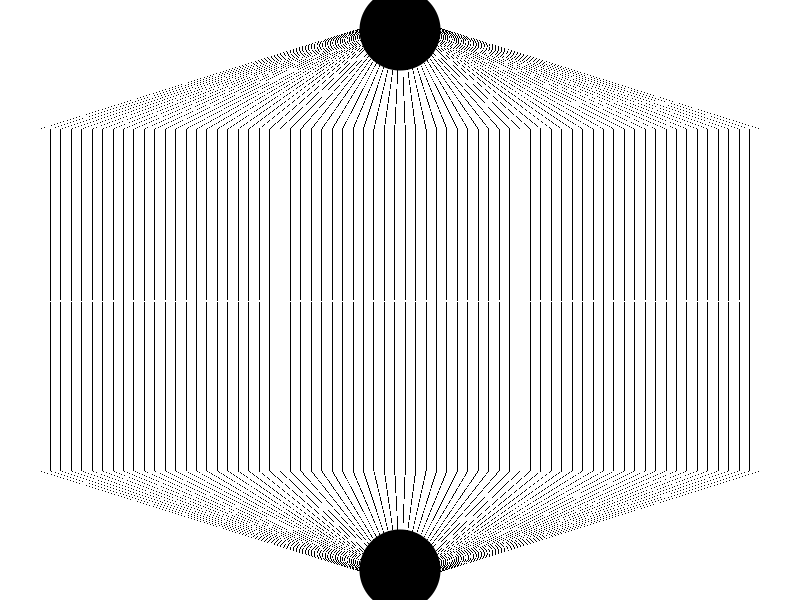

Generate this figure with R:
plotLith<-function(file='lith.pdf',width=1,height=2,buffer=.05,holeDiameter=.1,nLine=70,mainLwd=30,constrictWidth=2,constrictLength=30,constrictRamp=constrictLength*3){
  #convert microns to inches
  mi2in<-3.93701e-5
  mainLwdIn<-mainLwd*mi2in
  constrictWidthIn<-constrictWidth*mi2in
  #cairo_pdf to avoid resolution issues
  cairo_pdf(file,width=width,height=height)
    #no margins
    par(mar=c(0,0,0,0))
    #empty plot
    plot(1,1,type='n',xlab='',ylab='',ylim=c(0,height),xlim=c(0,width),bty='n',xaxt='n',yaxt='n',xaxs='i',yaxs='i')
    #hole positions
    topHole<-c(width/2,height-buffer-holeDiameter/2)
    bottomHole<-c(width/2,buffer+holeDiameter/2)
    #top hole
    plotrix::draw.circle(topHole[1],topHole[2],radius=holeDiameter/2,col='black')
    #bottom hole
    plotrix::draw.circle(bottomHole[1],bottomHole[2],radius=holeDiameter/2,col='black')
    #line coordinates
    linePos<-seq(buffer,width-buffer,length.out=nLine)
    circlePos<-seq(topHole[1]-holeDiameter/2.1,topHole[1]+holeDiameter/2.1,length.out=nLine)
    lineTop<-buffer+(height-buffer*2)*.8
    lineBottom<-buffer+(height-buffer*2)*.2
    lineMid<-(lineTop+lineBottom)/2
    constrictBottom<-lineMid-(constrictLength+constrictRamp*2)*mi2in
    topRampBottom<-lineMid-constrictRamp*mi2in
    bottomRampTop<-lineMid-(constrictLength+constrictRamp)*mi2in
    #top to mid
    rect(linePos-mainLwdIn/2,lineMid,linePos+mainLwdIn/2,lineTop,col='black',border=NA)
    #bottom to mid
    rect(linePos-mainLwdIn/2,constrictBottom,linePos+mainLwdIn/2,lineBottom,col='black',border=NA)
    #just extend whole way to reduce connection problems
    rect(linePos-constrictWidthIn/2,lineMid,linePos+constrictWidthIn/2,constrictBottom,col='black',border=NA)
    #top ramp
    polyDf<-do.call(rbind,lapply(linePos,function(xx)data.frame('x'=c(xx-mainLwdIn/2,xx+mainLwdIn/2,xx+constrictWidthIn/2,xx-constrictWidthIn/2,NA),'y'=c(constrictBottom,constrictBottom,bottomRampTop,bottomRampTop,NA))))
    polygon(polyDf$x,polyDf$y,col='black',border=NA)
    #bottom ramp
    polyDf<-do.call(rbind,lapply(linePos,function(xx)data.frame('x'=c(xx-mainLwdIn/2,xx+mainLwdIn/2,xx+constrictWidthIn/2,xx-constrictWidthIn/2,NA),'y'=c(lineMid,lineMid,topRampBottom,topRampBottom,NA))))
    polygon(polyDf$x,polyDf$y,col='black',border=NA)
    #top connectors
    polyDf<-do.call(rbind,lapply(linePos,function(xx){
        slope<-c(xx-mainLwdIn/2-topHole[1]+mainLwdIn/2,lineTop-topHole[2]+holeDiameter/2.1)
        perp<-rev(slope)*c(1,-1)
        offset<--perp/sqrt(sum(perp^2))*mainLwdIn
        data.frame('x'=c(xx-mainLwdIn/2,xx+mainLwdIn/2,topHole[1]+offset[1],topHole[1]+mainLwdIn/2,NA),'y'=c(lineTop,lineTop,topHole[2]+holeDiameter/2.1+offset[2],topHole[2]+holeDiameter/2.1,NA))
    }))
    polygon(polyDf$x,polyDf$y,col='black',border=NA)
    #bottom connectors
    polyDf<-do.call(rbind,lapply(linePos,function(xx){
        slope<-c(bottomHole[1]+mainLwdIn/2-xx-mainLwdIn/2,bottomHole[2]-holeDiameter/2.1-lineBottom)
        perp<-rev(slope)*c(1,-1)
        offset<--perp/sqrt(sum(perp^2))*mainLwdIn
        data.frame('x'=c(xx-mainLwdIn/2,xx+mainLwdIn/2,bottomHole[1]+offset[1],bottomHole[1]+mainLwdIn/2,NA),'y'=c(lineBottom,lineBottom,bottomHole[2]-holeDiameter/2.1+offset[2],bottomHole[2]-holeDiameter/2.1,NA))
    }))
    #polyDf<-do.call(rbind,lapply(linePos,function(xx)data.frame('x'=c(xx-mainLwdIn/2,xx+mainLwdIn/2,bottomHole[1]+mainLwdIn/2,bottomHole[1]-mainLwdIn/2,NA),'y'=c(lineBottom,lineBottom,bottomHole[2]-holeDiameter/2.1,bottomHole[2]-holeDiameter/2.1,NA))))
    polygon(polyDf$x,polyDf$y,col='black',border=NA)
  dev.off()
}
plotLith()
